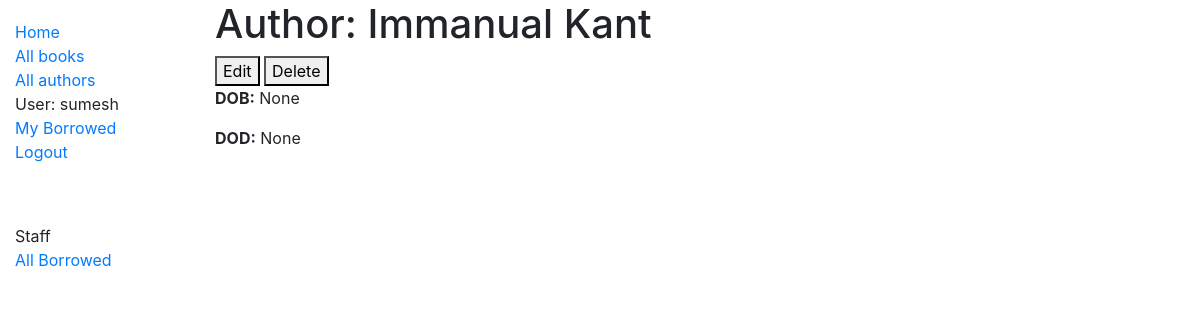
The page /catalog/authors/2 (signed in) on the database its author committed.
### catalog/models.py (models this page shows, shortened)
class Author(models.Model):
    first_name = models.CharField(max_length=100)
    last_name = models.CharField(max_length=100)
    date_of_birth = models.DateField(null=True,blank=True)
    date_of_death = models.DateField('Died',null=True,blank=True)
    class Meta:
        ordering = ['last_name','first_name']
        permissions = (("can_create_author", "create author"),("can_edit_author", "edit author"),("can_delete_author", "delete author"))

### catalog/views.py (the view)
# urls.py: path('authors/<int:pk>',views.AuthorDetailView.as_view(),name='author-detail'),
class AuthorDetailView(generic.DetailView):
    model=Author

### catalog/templates/catalog/author_detail.html
{% extends "base_generic.html" %}
{% block content %}
  <h1>Author: {{ author.first_name }}  {{ author.last_name }}</h1>
  {% if perms.catalog.can_edit_author %}
  <a  href="{% url 'author_update' author.id %}"><button>Edit</button></a>
  {% endif %}
  {% if perms.catalog.can_edit_author %}
  <a  href="{% url 'author_delete' author.id %}"><button>Delete</button></a>
  {% endif %}
  <p><strong>DOB:</strong> {{ author.date_of_birth }}</p>
  <p><strong>DOD:</strong> {{ author.date_of_death }}</p>
{% endblock %}

### catalog/templates/base_generic.html (shortened to what this page needs)
<!DOCTYPE html>
<html lang="en">
<head>
  <link rel="stylesheet" href="https://stackpath.bootstrapcdn.com/bootstrap/4.1.3/css/bootstrap.min.css">
  {% load static %}
  <link rel="stylesheet" href="{% static 'css/styles.css' %}">
</head>
<body>
  <div class="container-fluid">
    <div class="row">
      <div class="col-sm-2">
      {% block sidebar %}
        <ul class="sidebar-nav">
          <li><a href="{% url 'index' %}">Home</a></li>
          <li><a href="{% url 'books' %}">All books</a></li>
          <li><a href="{% url 'authors' %}">All authors</a></li>
          {% if user.is_authenticated %}
          <li>User: {{ user.get_username }}</li>
          <li><a href="{% url 'my-borrowed' %}">My Borrowed</a></li>
          <li><a href="{% url 'logout'%}?next={{request.path}}">Logout</a></li>
        {% else %}
          <li><a href="{% url 'login'%}?next={{request.path}}">Login</a></li>
        {% endif %}
        </ul>
        <br>
        <ul class="sidebar-nav">
          {% if user.is_staff %}
           <li> Staff </li>
          {% endif %}
          {% if perms.catalog.can_mark_returned %}
          <li><a href="{% url 'all-borrowed' %}">All Borrowed </a> </li>
          {% endif %}
        </ul>
     {% endblock %}
      </div>
      <div class="col-sm-10 ">{% block content %}{% endblock %}
      </div>
    </div>
  </div>
</body>
</html>

### catalog/static/css/styles.css (style rules this page uses)
.sidebar-nav { margin-top: 20px; padding: 0; list-style: none; }

### rows shown on the page
Author: first_name "Immanual", last_name "Kant", date_of_birth "None", date_of_death "None"

### other values the page prints
{{ user.get_username }} "sumesh"
